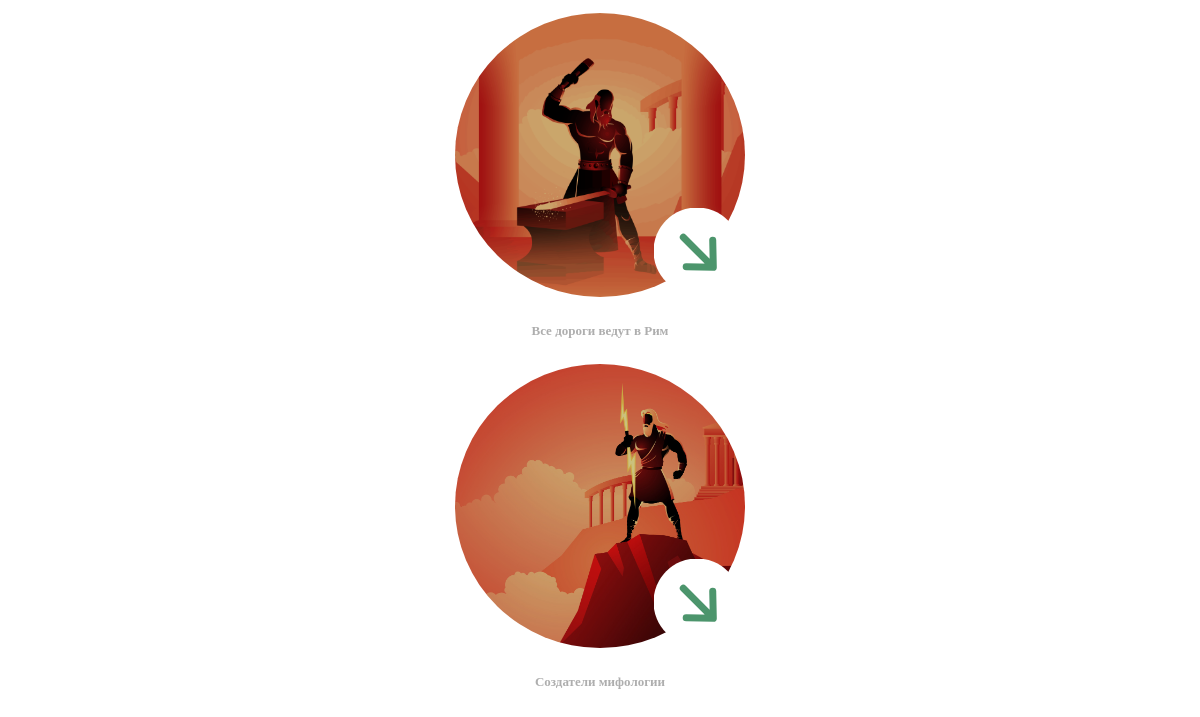
Page /articles/myths/ on the committed database.
### articles/models.py (models this page shows, shortened)
class ArticlesSubcategories(models.Model):
    articles_subcategory_title = models.CharField(
        max_length=40,
        verbose_name='Подкатегория',
    )
    articles_subcategory_img = models.ImageField(
        upload_to='image/articles_category/',
        verbose_name='Титульная картинка подкатегории',
    )
    articles_subcategory_description = models.CharField(
        max_length=100,
        verbose_name='Описание',
        default='Описание подкатегории',
    )
    category = models.ForeignKey(
        ArticlesCategories,
        on_delete=models.CASCADE,
        verbose_name='Категория',
        default='2',
    )
    created_at = models.DateField(
        auto_now_add=True,
        verbose_name='Дата публикации',
    )
    is_published = models.BooleanField(
        verbose_name='Опубликовать',
    )
    class Meta:
        verbose_name = 'Подкатегория'
        verbose_name_plural = 'Подкатегория'

### articles/views.py (the view)
# urls.py: path('myths/', views.myths, name='myths'),
def myths(request):
    category = get_object_or_404(ArticlesCategories, pk=2)
    subcategories = ArticlesSubcategories.objects.filter(category=category, is_published=True)
    return render(request, 'articles/myths.html', {'subcategories': subcategories})

### templates/articles/myths.html (shortened to what this page needs)
{% load static %}
{% block content %}
<div class="col-9">
    <div class="row all-articles-in-main-category">
        {% for subcategory in subcategories %}
            <div class="col-4 all-articles-in-main-category-item">
                <div class="one-article">
                    <div class="one-article-image-container">
                        <img class="one-article-img" src="{{ subcategory.articles_subcategory_img.url }}">
                        <a class="one-article-link" href="{% url 'articles:all_myths_in_sub' subcategory.id %}">
                            <img src="/static/img/category-link.svg">
                        </a>
                    </div>
                    <div class="one-article-details">
                        <p class="one-article-title">{{ subcategory.articles_subcategory_title }}</p>
                        <p class="one-article-description">{{ subcategory.articles_subcategory_description }}</p>
                    </div>
                </div>
            </div>
        {% endfor %}
    </div>
</div>
{% endblock %}

### templates/articles/myths.html (style rules this page uses)
.one-article { text-align: center; }
.one-article-image-container { position: relative; display: inline-block; }
.one-article-link { position: absolute; top: 75%; left: 75%; transform: translate(-50%, -50%); z-index: 10; width: 43px; height: 43px; }
.one-article-details { display: flex; flex-direction: column; align-items: center; }
.one-article-title { margin: 0; font-family: "Unbounded"; font-weight: 700; font-style: bold; font-size: 18px; color: white; }
.one-article-description { margin: 0; font-family: "Comfortaa"; font-weight: 600; font-style: semibold; color: #AEAEAE; font-size: 13px; margin-bottom: 20px; }
.one-article-img { width: 290px; height: 284px; border-radius: 50%; padding: 5px; object-fit: cover; filter: brightness(80%); }

### rows in the picture
ArticlesSubcategories: articles_subcategory_img (picture), articles_subcategory_description "Все дороги ведут в Рим"
ArticlesSubcategories: articles_subcategory_img (picture), articles_subcategory_description "Создатели мифологии"
